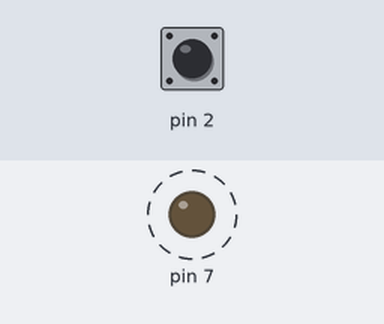
Recording of a sketch running on a simulated Arduino Uno, built with avr-gcc and run on an emulated ATmega328P. Parts: output pins drawn as LEDs (lit = HIGH). Dashed ring = blinking. The test bench sets the inputs (shaded band); at power-on: pin 2 HIGH. What the sketch prints to the serial monitor is not drawn.

Above: at 1.2 s.
1.3 s: pin 2 pulled LOW for 0.15 s
Timing chart, 0 to 10.3 s (numbered marks = the images above; inputs shaded):
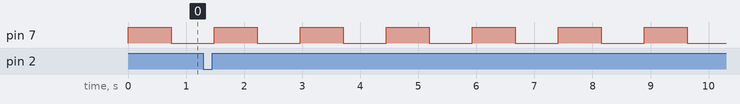

The sketch:

InterrupExternaReg.ino
```cpp
/*

            Esta aula tem o objetivo de demosntrar como configurar uma interrupção externa diretamente pelos registradores, não utilizando nenhuma função da biblioteca
    Arduíno.
            Para isso, a interrupção externa, toda vez que acontecer, irá incrementar a variável cont. O pino PD7 irá alternar o seu estado a cada 741ms, causando a
    interrupção externa. Foi criada uma variável de controle, denominada control, para imprimir o contúdo da variável cont apenas quando o programa sair da função de
    interrupção.

            Na prática o circuito e o programa funcionaram perfeitamente.

*/

// Variáveis auxiliares
int cont = 0x00;
int control = 0x00;

ISR(INT0_vect){

    cont++;
    control = 0x01;
} // end ISR

void setup() {

    DDRD &= ~(1 << DDD2);           // Configura PD2 como entrada
    DDRD |=  (1 << DDD7);           // Configura PD7 como saída

    PORTD |= (1 << PORTD2);         // Habilita o pull-up interno de PD2

    EICRA |= (1 << ISC01) | (1 << ISC00);     // Configura a interrupção externa como borda de subida
    EIMSK |= (1 << INT0);                     // Habilita a interrupção externa 0

    sei();                                    // Liga interrupções

    Serial.begin(9600);
    Serial.println("Iniciando...");
}

void loop() {

    if(control){

        control = 0x00;
        Serial.println(cont);
    } // end if

    PORTD ^= (1 << PORTD7);
    delay(741);
}
```

Measured:
- by itself, pin 7: alternates HIGH for 0.74 s and LOW for 0.74 s
